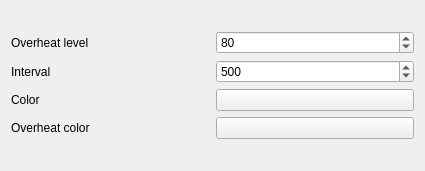
<?xml version="1.0" encoding="UTF-8"?>
<ui version="4.0">
 <class>Form</class>
 <widget class="QWidget" name="Form">
  <property name="geometry">
   <rect>
    <x>0</x>
    <y>0</y>
    <width>425</width>
    <height>171</height>
   </rect>
  </property>
  <property name="windowTitle">
   <string>Form</string>
  </property>
  <layout class="QGridLayout" name="gridLayout">
   <item row="0" column="0">
    <layout class="QGridLayout" name="gridLayout_2">
     <item row="0" column="0">
      <widget class="QLabel" name="label_3">
       <property name="text">
        <string>Overheat level</string>
       </property>
      </widget>
     </item>
     <item row="1" column="2">
      <widget class="QSpinBox" name="sb_interval">
       <property name="maximum">
        <number>10000</number>
       </property>
       <property name="singleStep">
        <number>5</number>
       </property>
       <property name="value">
        <number>500</number>
       </property>
      </widget>
     </item>
     <item row="1" column="0">
      <widget class="QLabel" name="label_5">
       <property name="text">
        <string>Interval</string>
       </property>
      </widget>
     </item>
     <item row="0" column="2">
      <widget class="QSpinBox" name="sb_overheat_level">
       <property name="toolTip">
        <string>Maximum temperature level before changing to alert color</string>
       </property>
       <property name="maximum">
        <number>200</number>
       </property>
       <property name="singleStep">
        <number>5</number>
       </property>
       <property name="value">
        <number>80</number>
       </property>
      </widget>
     </item>
     <item row="2" column="2">
      <widget class="KColorButton" name="kcb_color">
       <property name="color">
        <color>
         <red>255</red>
         <green>255</green>
         <blue>255</blue>
        </color>
       </property>
       <property name="defaultColor">
        <color>
         <red>255</red>
         <green>255</green>
         <blue>255</blue>
        </color>
       </property>
      </widget>
     </item>
     <item row="2" column="0">
      <widget class="QLabel" name="label_10">
       <property name="toolTip">
        <string>Default color</string>
       </property>
       <property name="text">
        <string>Color</string>
       </property>
      </widget>
     </item>
     <item row="3" column="0">
      <widget class="QLabel" name="label_8">
       <property name="text">
        <string>Overheat color</string>
       </property>
      </widget>
     </item>
     <item row="3" column="2">
      <widget class="KColorButton" name="kcb_overheat_color">
       <property name="toolTip">
        <string>Alert color</string>
       </property>
       <property name="color">
        <color>
         <red>255</red>
         <green>0</green>
         <blue>0</blue>
        </color>
       </property>
      </widget>
     </item>
    </layout>
   </item>
  </layout>
 </widget>
 <customwidgets>
  <customwidget>
   <class>KColorButton</class>
   <extends>QPushButton</extends>
   <header>kcolorbutton.h</header>
  </customwidget>
 </customwidgets>
 <resources/>
 <connections/>
</ui>
